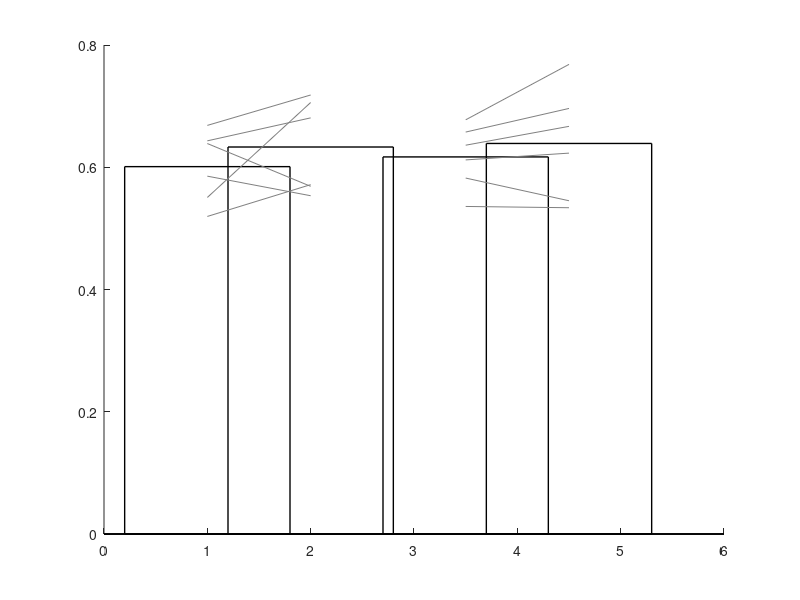

Here is the MATLAB script that generated this plot: (Note: this script raises an error after producing the figure.)
%This code makes figure of extended data figure 1d.
%Run this code at folder that has "Pupil Data" folder.
%in the "PupilData.mat' file, there are trial-averaged normalized pupil size data 

clear variables; close all; clc;

cd('03 Pupil Data')

load('PupilData.mat');

cd ../
%Color = {[200/255 200/255 255/255],[255/255 200/255 200/255],[200/255 200/255 255/255],[255/255 200/255 200/255]};

S_Avg = mean(S_Data,1); S_Sem = std(S_Data,0,1)/sqrt(size(S_Data,1));
M_Avg = mean(M_Data,1); M_Sem = std(M_Data,0,1)/sqrt(size(M_Data,1));

XTick = [1 2 3.5 4.5];
XTick2 = XTick + 5;

cd ../

PupilFig = figure('Position',[0 0 150 110]);
hold on

for i = 1:numel(XTick)
    bar(XTick(i),S_Avg(i),'lineWidth',1,'EdgeColor','k','FaceColor','none');
end

for i = 1:size(S_Data,1)
    plot(XTick(1:2),S_Data(i,1:2),'Color',[0.5 0.5 0.5],'lineWidth',0.5);
    plot(XTick(3:4),S_Data(i,3:4),'Color',[0.5 0.5 0.5],'lineWidth',0.5);
end

for i = 1:numel(XTick)
    errorbar(XTick(i),S_Avg(i),S_Sem(i),'CapSize',3,'Color','k','lineWidth',0.75);
end

for i = 1:numel(XTick)
    bar(XTick2(i),M_Avg(i),'lineWidth',1,'EdgeColor','k','FaceColor','none','lineStyle',':');
end

for i = 1:size(M_Data,1)
    plot(XTick2(1:2),M_Data(i,1:2),'Color',[0.5 0.5 0.5],'lineWidth',0.5);
    plot(XTick2(3:4),M_Data(i,3:4),'Color',[0.5 0.5 0.5],'lineWidth',0.5);
end

for i = 1:numel(XTick2)
    errorbar(XTick2(i),M_Avg(i),M_Sem(i),'CapSize',3,'Color','k','lineWidth',0.75);
end

xlim([0 10.5]);
xticks(sort([XTick XTick2],'ascend'));

ylim([0 1]);
yticks(0:0.2:1);
xticklabels({'A','V','A','V','A','V','A','V'});
set(gca,'TickDir','out','FontName','Arial','FontSize',6);
xlabel('ANGVG    AGVNG    ANGVG    AGVNG','FontName','Arial','FontSize',6);
ylabel('Normalized pupil size','FontName','Arial','FontSize',6);

mkdir('Figure'); cd('Figure');
saveas(PupilFig,'Fig S1d, Pre_Stim pupil size.svg');
cd ../
